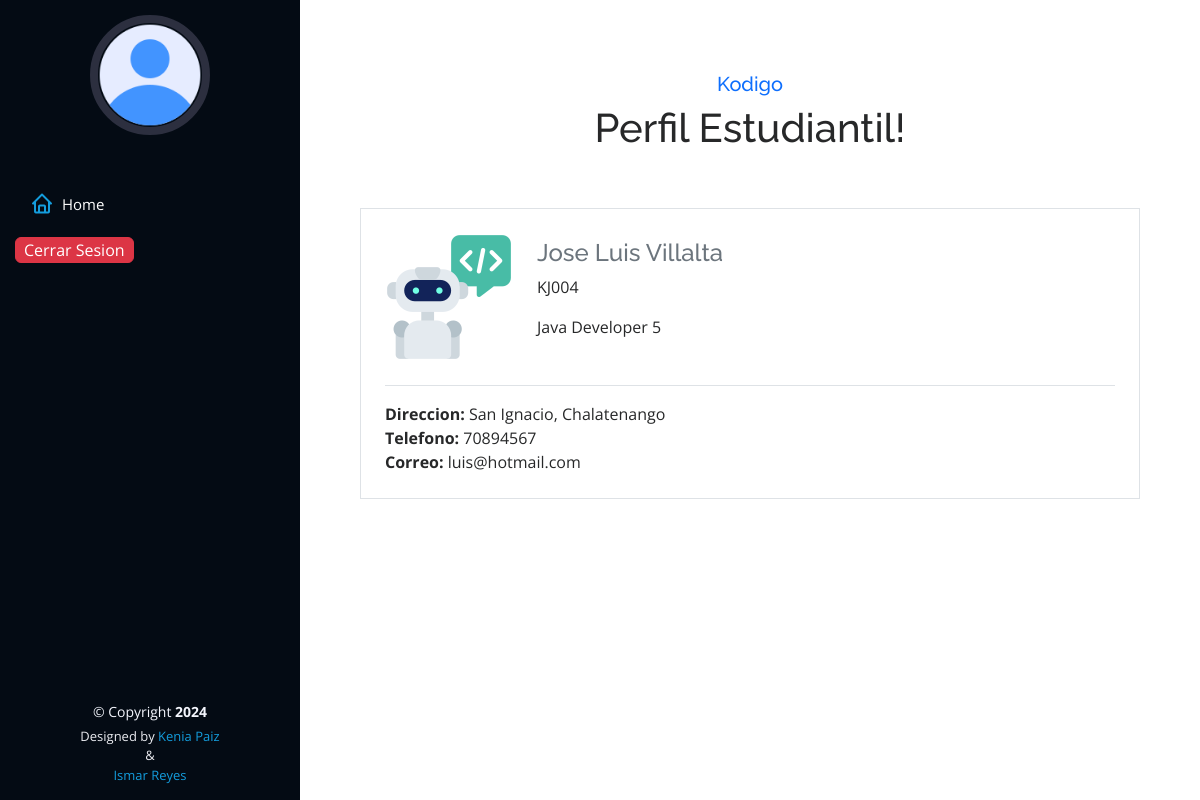
The app's page /home_estudiante.php (signed in) with its own data.
### tables this page shows
CREATE TABLE `estudiantes` (
  `id` int(11) NOT NULL,
  `nombre` varchar(100) NOT NULL,
  `direccion` text NOT NULL,
  `telefono` int(10) NOT NULL,
  `carnet` varchar(20) NOT NULL,
  `correo` varchar(50) NOT NULL,
  `password` varchar(10) NOT NULL,
  `id_bootcamp` int(11) NOT NULL,
  `id_estado` int(11) NOT NULL,
  `id_rol` int(11) NOT NULL
);

CREATE TABLE `bootcamps` (
  `id` int(11) NOT NULL,
  `bootcamp` varchar(60) NOT NULL
);

### clases/Estudiantes.php (called while the page is built, shortened)
<?php
class Estudiante extends Conexion{
    public function verPerfil(){
        $id = $_SESSION['id_estudiante'];
        $pdo = $this->conectar();
        $query = $pdo->query("SELECT estudiantes.nombre, estudiantes.carnet, estudiantes.direccion, estudiantes.telefono, estudiantes.correo, bootcamps.bootcamp FROM estudiantes INNER JOIN bootcamps ON estudiantes.id_bootcamp = bootcamps.id WHERE estudiantes.id = $id");
        $query->execute();
        $resultado = $query->fetchAll(PDO::FETCH_ASSOC);
        return $resultado;
    }
}
?>

### home_estudiante.php (the view, shortened to what this page needs)
<?php
    if(!isset($_SESSION['id_estudiante'])){
        include "./notFound.php";
    }else{
?>
<!DOCTYPE html>
<html lang="en">
<head>
    <link href="assets/vendor/bootstrap/css/bootstrap.min.css" rel="stylesheet">
    <link href="assets/vendor/bootstrap-icons/bootstrap-icons.css" rel="stylesheet">
    <link href="assets/vendor/boxicons/css/boxicons.min.css" rel="stylesheet">
    <link href="assets/css/style.css" rel="stylesheet">
</head>
<body>
    <?php include "./modulos/header_estudiante.php";
		require "./clases/Estudiantes.php";
		$estudiante = new Estudiante();
		$arreglo = $estudiante->verPerfil();
	?>
    <main id="main">
	<div class="container-fluid testimonial py-4">
		<div class="container py-5">
			<div class="text-center mx-auto pb-5 wow fadeIn" data-wow-delay=".3s" style="max-width: 600px;">
				<h5 class="text-primary">Kodigo</h5>
				<h1>Perfil Estudiantil!</h1>
			</div>
			<?php foreach($arreglo as $alumno){ ?>
				<div class="testimonial-item border p-4">
					<div class="d-flex align-items-center">
						<div class="">
							<img src="./assets/img/programador.png" alt="">
						</div>
						<div class="ms-4">
							<h4 class="text-secondary"><?php echo $alumno['nombre']; ?></h4>
							<p class="m-0 pb-3"><?php echo $alumno['carnet']; ?></p>
							<p class="m-0 pb-3"><?php echo $alumno['bootcamp']; ?></p>
						</div>
					</div>
					<div class="border-top mt-4 pt-3">
						<p class="mb-0"><strong>Direccion: </strong> <?php echo $alumno['direccion']; ?></p>
						<p class="mb-0"><strong>Telefono: </strong> <?php echo $alumno['telefono']; ?></p>
						<p class="mb-0"><strong>Correo: </strong> <?php echo $alumno['correo']; ?></p>
					</div>
				</div>
			<?php } ?>
		</div>
	</div>
</main>
    <?php include "./modulos/footer.php";  ?>
</body>
</html>
<?php } ?>

### assets/css/style.css (style rules this page uses)
body { font-family: "Open Sans", sans-serif; color: #272829; }
h1, h2, h3, h4, h5, h6 { font-family: "Raleway", sans-serif; }
#main { margin-left: 300px; }
.container, .container-fluid { padding-left: 30px; padding-right: 30px; }

### records on screen
estudiantes: nombre "Jose Luis Villalta", carnet "KJ004", id_bootcamp.bootcamp "Java Developer 5", direccion "San Ignacio, Chalatenango", telefono "70894567", correo "luis@hotmail.com"
